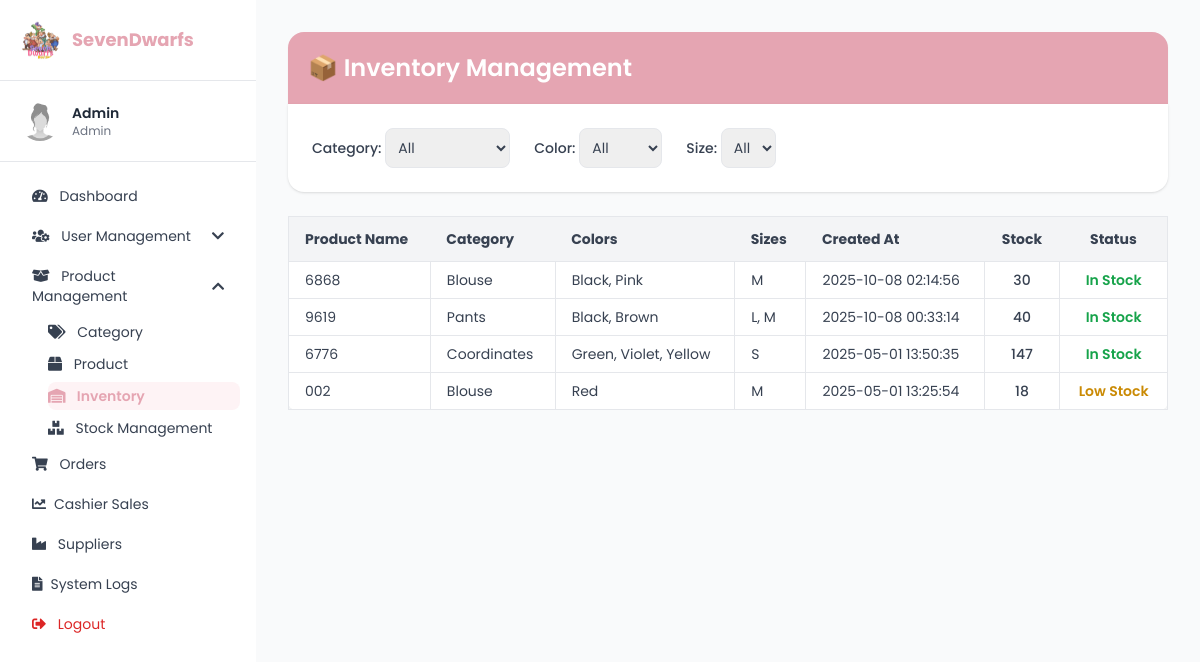
Before: /inventory.php with the older database file.
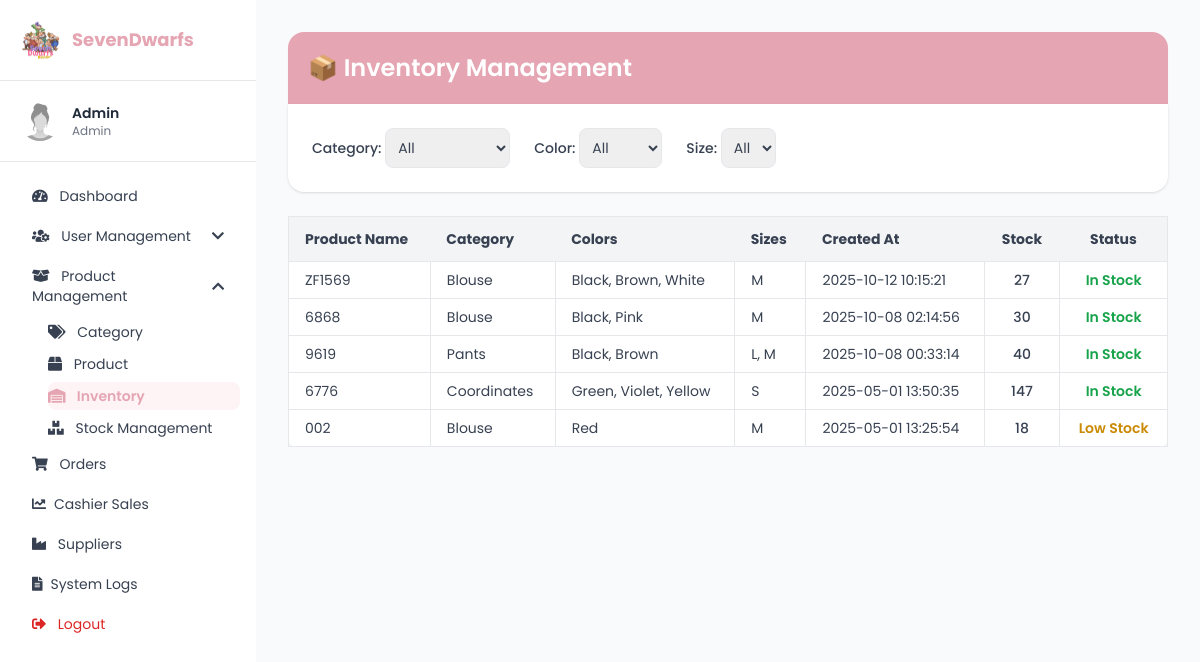
After: the same page with the newer database file.
### tables this page shows
CREATE TABLE `products` (
  `product_id` int(11) NOT NULL,
  `product_name` varchar(255) DEFAULT NULL,
  `description` text DEFAULT NULL,
  `price_id` int(11) DEFAULT NULL,
  `stocks` int(11) DEFAULT NULL,
  `category_id` int(11) DEFAULT NULL,
  `image_url` text DEFAULT NULL,
  `created_at` timestamp NOT NULL DEFAULT current_timestamp(),
  `supplier_id` int(11) DEFAULT NULL,
  `supplier_price` decimal(10,2) NOT NULL,
  `revenue` decimal(10,2) GENERATED ALWAYS AS (`price_id` - `supplier_price`) STORED,
  `sizes` varchar(255) DEFAULT NULL,
  `colors` varchar(255) DEFAULT NULL
);

CREATE TABLE `categories` (
  `category_id` int(11) NOT NULL,
  `category_code` varchar(10) DEFAULT NULL,
  `category_name` varchar(100) NOT NULL
);

### inventory.php (the view, shortened to what the changed rows need)
<?php
require 'conn.php';
$sqlProducts = "
    SELECT
        p.product_id,
        p.product_name,
        c.category_name,
        GROUP_CONCAT(DISTINCT col.color ORDER BY col.color SEPARATOR ', ') AS colors,
        GROUP_CONCAT(DISTINCT sz.size ORDER BY sz.size SEPARATOR ', ') AS sizes,
        SUM(st.current_qty) AS total_stock,
        p.created_at,
        s.supplier_name
    FROM products p
    INNER JOIN categories c ON p.category_id = c.category_id
    LEFT JOIN suppliers s ON p.supplier_id = s.supplier_id
    LEFT JOIN stock st ON p.product_id = st.product_id
    LEFT JOIN colors col ON st.color_id = col.color_id
    LEFT JOIN sizes sz ON st.size_id = sz.size_id
";
$sqlProducts .= " GROUP BY p.product_id ORDER BY p.product_id DESC";
$stmt = $conn->prepare($sqlProducts);
$stmt->execute();
$resultProducts = $stmt->get_result();
$inventory = [];
if ($resultProducts && $resultProducts->num_rows > 0) {
    while ($row = $resultProducts->fetch_assoc()) {
        $inventory[] = $row;
    }
}
?>
<!DOCTYPE html>
<html lang="en">
<head>
  <script src="https://cdn.tailwindcss.com"></script>
  <link href="https://cdnjs.cloudflare.com/ajax/libs/font-awesome/5.15.3/css/all.min.css" rel="stylesheet" />
</head>
<body class="bg-gray-50 font-poppins text-sm">
  <div class="flex h-screen overflow-hidden">
    <aside class="w-64 bg-white sidebar" x-data="{ userMenu: false, productMenu: true }">
      <div class="p-5 border-b">
        <div class="flex items-center space-x-3">
          <h2 class="text-lg font-bold text-[var(--rose)]">SevenDwarfs</h2>
        </div>
      </div>
    </aside>
    <main class="flex-1 p-8 overflow-auto bg-gray-50">
      <div class="bg-[var(--rose)] text-white p-5 rounded-t-2xl shadow-sm">
        <h1 class="text-2xl font-semibold">📦 Inventory Management</h1>
      </div>
      <div class="overflow-x-auto">
        <table class="min-w-full bg-white border border-gray-200 rounded-lg shadow-sm text-sm">
          <thead class="bg-gray-100 text-gray-700">
            <tr>
              <th class="px-4 py-3 text-left">Product Name</th>
              <th class="px-4 py-3 text-left">Category</th>
              <th class="px-4 py-3 text-left">Colors</th>
              <th class="px-4 py-3 text-left">Sizes</th>
              <th class="px-4 py-3 text-left">Created At</th>
              <th class="px-4 py-3 text-center">Stock</th>
              <th class="px-4 py-3 text-center">Status</th>
            </tr>
          </thead>
          <tbody>
            <?php
              if (!empty($inventory)) {
                foreach ($inventory as $item) {
                  $stock = (int)$item['total_stock'];
                  $status = ($stock > 20) ? "In Stock" : (($stock > 0) ? "Low Stock" : "Out of Stock");
            ?>
            <tr class="hover:bg-gray-50 transition">
              <td class="px-4 py-2 border"><?php echo htmlspecialchars($item['product_name']); ?></td>
              <td class="px-4 py-2 border"><?php echo htmlspecialchars($item['category_name']); ?></td>
              <td class="px-4 py-2 border"><?php echo $item['colors'] ?: '—'; ?></td>
              <td class="px-4 py-2 border"><?php echo $item['sizes'] ?: '—'; ?></td>
              <td class="px-4 py-2 border"><?php echo htmlspecialchars($item['created_at']); ?></td>
              <td class="px-4 py-2 border text-center font-medium"><?php echo $stock; ?></td>
              <td class="px-4 py-2 border text-center font-semibold capitalize
                <?php echo ($status === 'In Stock') ? 'text-green-600' : (($status === 'Low Stock') ? 'text-yellow-600' : 'text-red-600'); ?>">
                <?php echo $status; ?>
              </td>
            </tr>
            <?php }} else { ?>
            <tr>
              <td colspan="7" class="text-center px-4 py-6 text-gray-500 border">No products found</td>
            </tr>
            <?php } ?>
          </tbody>
        </table>
      </div>
    </main>
  </div>
</body>
</html>

Changed rows visible on the page:
added products: product_name "ZF1569", category.category_name "Blouse", colors "Black, Brown, White", sizes "M", created_at "2025-10-12 10:15:21", stock "27", status "In Stock"
